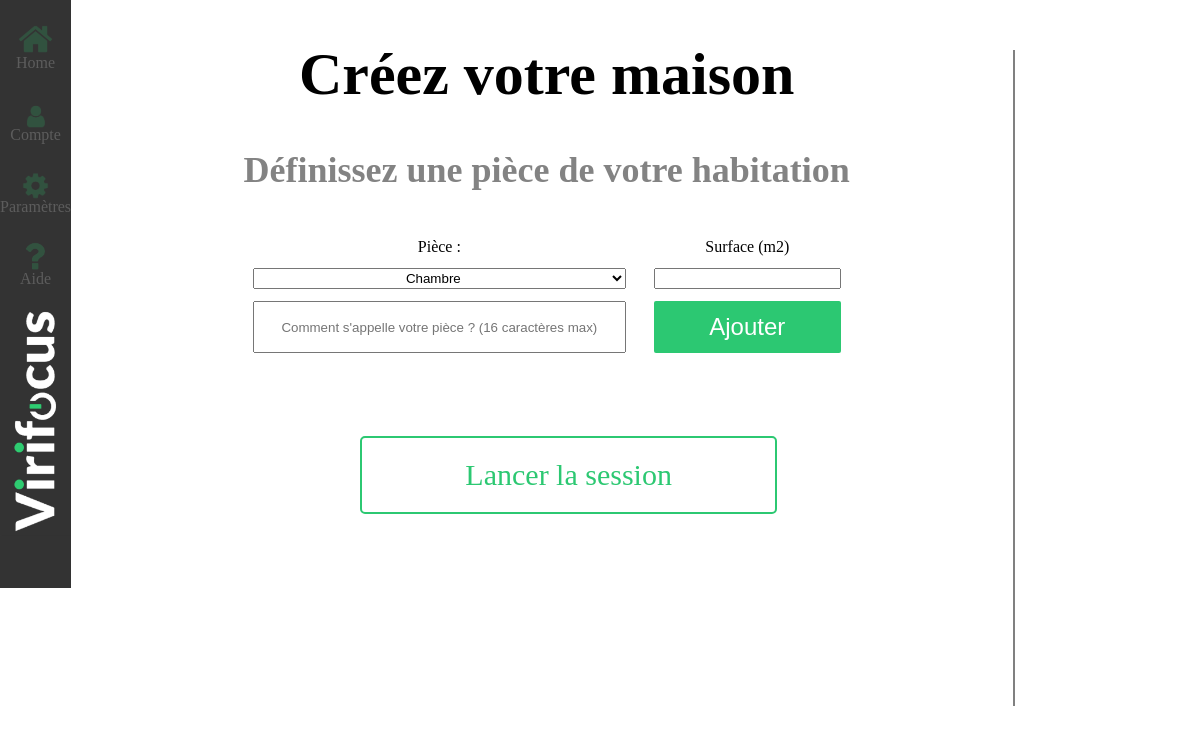
Before: /inscription_habitant_5.php?id=20 with the older database file.
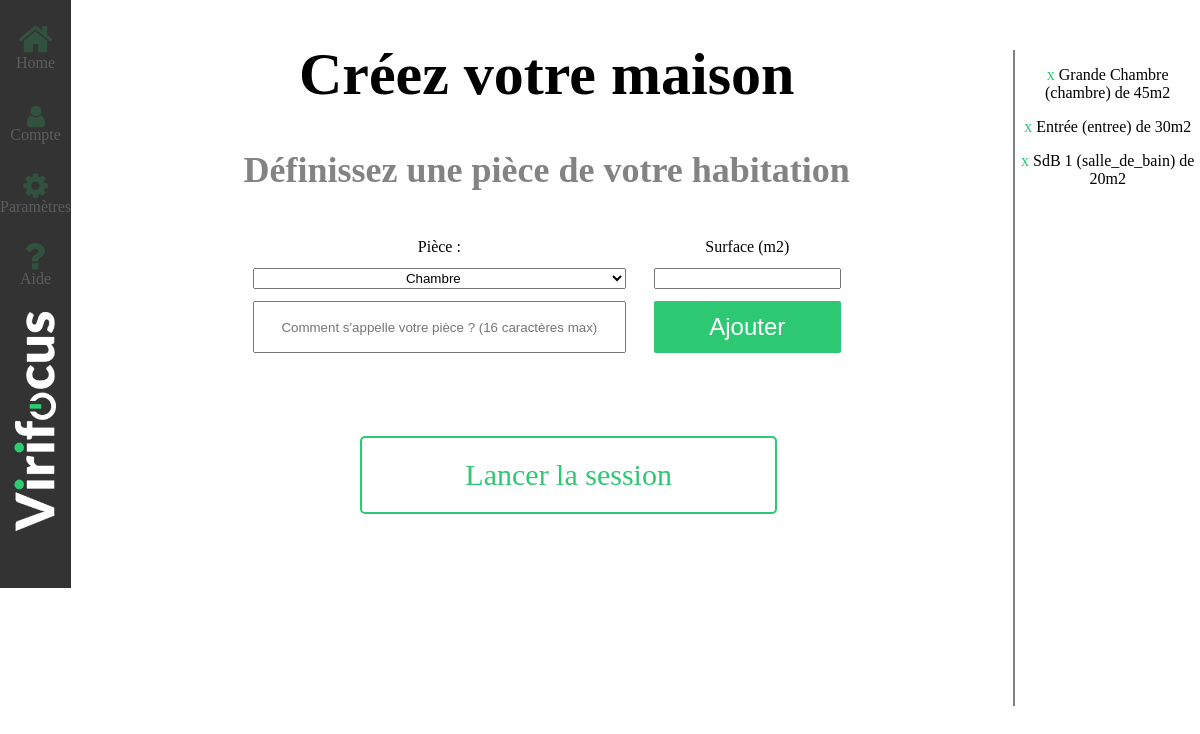
After: the same page with the newer database file.
### tables this page shows
CREATE TABLE IF NOT EXISTS `pieces` (
  `id` int(20) NOT NULL AUTO_INCREMENT,
  `type` varchar(30) NOT NULL,
  `nom` varchar(16) NOT NULL,
  `surface` int(10) NOT NULL,
  `id_user` int(20) NOT NULL,
  `id_habitation` int(20) NOT NULL,
  PRIMARY KEY (`id`)
);

### inscription_habitant_5.php (the view, shortened to what this page needs)
<!DOCTYPE html>
<html lang="en">
<head>
    <link rel="stylesheet" href="inscription_habitant_5.css"/>
</head>
<body class="fond">
<div id="menu">
    <div class="case1">
        <div class="case11"></div>
        <div class="case12">
            <div class="case1212"><br><br>Home</div></a></div>
        <div class="case13">
            <div class="case1313"><br><br>Compte</div></a></div>
        <div class="case14">
            <div class="case1414"><br><br>Paramètres</div></a></div>
        <div class="case15">
            <div class="case1515"><br><br>Aide</div></a></div>
        <div class="case16"></div>
    </div>
</div>
<div class="Main">
    <div class= "formul">
        <form class="infos" action="inscription_habitant_5_post" method="post">
            <div class="titre"><h1>Créez votre maison</h1></div>
            <div class="stitre"><h2>Définissez une pièce de votre habitation</h2></div>
            <div class="formulaire">
                <label>Pièce :</label>
                <label>Surface (m2)</label>
                <select name = "type" maxlenght="255" style="text-align: center">
                    <option value="chambre">Chambre</option>
                </select>
                <input type="number" name="surface" maxlenght="255" style="text-align: center"  required />
                <input type="text" name="nom" maxlength="16" placeholder="Comment s'appelle votre pièce ? (16 caractères max)" style="text-align: center" required />
                <input class="valider" type="submit" value="Ajouter">
            </div>
        </form>
        <div class="captcha">
            <a class="lien" href="dashboard_simple.php">Lancer la session</a>
        </div>
    </div>
    <div class = "tableau_pieces">
        <?php
            try
            {
                $bdd = new PDO('mysql:host=localapp;dbname=virifocus;charset=utf8', 'root', '');
            }
            catch(Exception $e)
            {
                    die('Erreur : '.$e->getMessage());
            }
            $req = $bdd->prepare('SELECT type, nom, surface, id FROM pieces WHERE id_habitation= ? ');
            $req->execute(array( $_SESSION["id_habitation"]));
            while ($donnees = $req->fetch())
            {
                $piece = $donnees['id'];
                ?> <p> <a href="#" onclick="if(confirm('Etes vous sur de vouloir supprimer cette pièce ? Tous les capteurs seront ainsi perdus'))
                {
                    document.location.href='inscription_habitant_5_delete_post.php?id=<?php echo $piece; ?>';
                } else {
                } ">x </a><?php
                    echo $donnees['nom']. " (".$donnees['type']. ") de ".$donnees['surface']."m2<br/>";
                ?> </p> <?php
            }
        ?>
    </div>
</div>
</body>
</html>

### inscription_habitant_5.css (style rules this page uses)
body { padding:0; margin:0; width:auto; font-family: Segoe UI Light, Georgia; }
.fond { display: grid; grid-template-columns: 2fr 28fr auto; }
a { text-decoration:none; color:#2CC872; }
#menu { display: grid; grid-template-columns: 2fr 28fr; grid-auto-rows: 196px; font-family: Segoe UI Light, Georgia; text-decoration:none; transition: 0.5s; color: white; }
.valider { border : none; cursor: pointer; outline: none; background-color:#2CC872; color: white; border-radius: 2px; padding: 1vw; font-size: 2vw; transition: 0.1s; }
.lien { text-decoration:none; color: #2CC872; border-radius: 5px; background-color: white; width: 100%; font-size: 30px; padding: 20px; transition: 0.3s; border: #2CC872 2px solid; }
.case1 { display: grid; grid-auto-rows: 18px; grid-row: 1/4; background-color: #333333; text-align: center; border-right: white solid 2px; }
.case13 { grid-row: 6/10; }
.case14 { grid-row: 10/14; }
.case15 { grid-row: 14/18; }
.case16 { grid-row: 18/31; background-image: url("image/virifocus.png"); background-size: cover; background-position: center; }
.case1212 { transition: 0.3s; background-image: url("image/home2.png"); opacity: 0.2; background-size: cover; background-position: center; }
.case1313 { transition: 0.3s; background-image: url("image/compte.png"); opacity: 0.2; background-size: cover; background-position: center; }
.case1414 { transition: 0.3s; background-image: url("image/parametre.png"); opacity: 0.2; background-size: cover; background-position: center; }
.case1515 { transition: 0.3s; background-image: url("image/aide.png"); opacity: 0.2; background-size: cover; background-position: center; }
.Main { display: grid; grid-template-columns: 5fr 1fr; grid-template-rows: auto; }
.formulaire { display: grid; grid-template-columns: 40% 20%; grid-template-rows: repeat(6,auto); justify-content: center; text-align: center; grid-row-gap: 12px; grid-column-gap: 3%; }
.titre { grid-column: 1/3; grid-row: 1; font-size: 30px; text-align: center; margin-bottom: 2%; }
.stitre { grid-column: 1/3; grid-row: 1; font-size: 24px; text-align: center; margin-bottom: 5%; color: #838383; }
.captcha { display: grid; grid-template-columns: 40%; grid-template-rows: auto auto; justify-content: center; text-align: center; grid-row-gap: 10px; margin-top: 5%; }
.tableau_pieces { border-left:grey 2px solid; margin-top: 50px; margin-bottom: 50px; text-align: center; padding-right: 5px; padding-left: 5px; overflow: auto; height: 82vh; }

Changed rows visible on the page:
added pieces: nom "Grande Chambre", type "chambre", surface "45"
added pieces: nom "Entrée", type "entree", surface "30"
added pieces: nom "SdB 1", type "salle_de_bain", surface "20"
